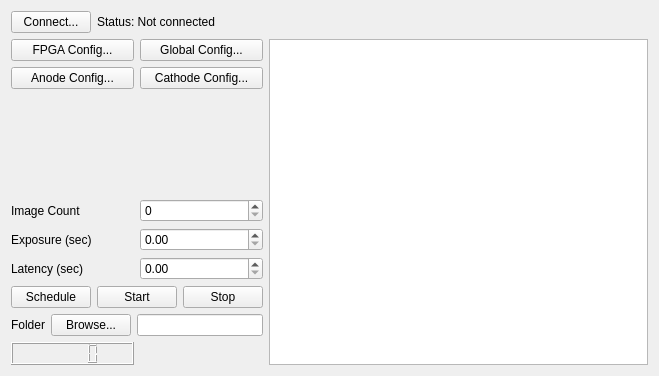
<?xml version="1.0" encoding="UTF-8"?>
<ui version="4.0">
 <class>SystemForm</class>
 <widget class="QWidget" name="SystemForm">
  <property name="geometry">
   <rect>
    <x>0</x>
    <y>0</y>
    <width>659</width>
    <height>376</height>
   </rect>
  </property>
  <property name="windowTitle">
   <string>Form</string>
  </property>
  <layout class="QVBoxLayout" name="verticalLayout">
   <item>
    <layout class="QFormLayout" name="formLayout">
     <item row="0" column="0">
      <widget class="QPushButton" name="connectButton">
       <property name="text">
        <string>Connect...</string>
       </property>
      </widget>
     </item>
     <item row="0" column="1">
      <widget class="QLabel" name="label">
       <property name="text">
        <string>Status: Not connected</string>
       </property>
      </widget>
     </item>
    </layout>
   </item>
   <item>
    <layout class="QHBoxLayout" name="horizontalLayout">
     <item>
      <layout class="QVBoxLayout" name="verticalLayout_2">
       <item>
        <layout class="QGridLayout" name="gridLayout_2">
         <item row="0" column="0">
          <widget class="QPushButton" name="fpgaButton">
           <property name="text">
            <string>FPGA Config...</string>
           </property>
          </widget>
         </item>
         <item row="0" column="1">
          <widget class="QPushButton" name="configButton">
           <property name="text">
            <string>Global Config...</string>
           </property>
          </widget>
         </item>
         <item row="1" column="0">
          <widget class="QPushButton" name="anodeButton">
           <property name="text">
            <string>Anode Config...</string>
           </property>
          </widget>
         </item>
         <item row="1" column="1">
          <widget class="QPushButton" name="cathodeButton">
           <property name="text">
            <string>Cathode Config...</string>
           </property>
          </widget>
         </item>
        </layout>
       </item>
       <item>
        <spacer name="verticalSpacer">
         <property name="orientation">
          <enum>Qt::Vertical</enum>
         </property>
         <property name="sizeHint" stdset="0">
          <size>
           <width>20</width>
           <height>40</height>
          </size>
         </property>
        </spacer>
       </item>
       <item>
        <layout class="QGridLayout" name="gridLayout">
         <item row="1" column="0">
          <widget class="QLabel" name="label_3">
           <property name="toolTip">
            <string>The duration of time over which each image is taken</string>
           </property>
           <property name="text">
            <string>Exposure (sec)</string>
           </property>
          </widget>
         </item>
         <item row="2" column="0">
          <widget class="QLabel" name="label_4">
           <property name="toolTip">
            <string>The time between consecutive images</string>
           </property>
           <property name="text">
            <string>Latency (sec)</string>
           </property>
          </widget>
         </item>
         <item row="3" column="0" colspan="2">
          <layout class="QHBoxLayout" name="horizontalLayout_2">
           <item>
            <widget class="QPushButton" name="pushButton_3">
             <property name="text">
              <string>Schedule</string>
             </property>
            </widget>
           </item>
           <item>
            <widget class="QPushButton" name="pushButton_2">
             <property name="text">
              <string>Start</string>
             </property>
            </widget>
           </item>
           <item>
            <widget class="QPushButton" name="pushButton_4">
             <property name="text">
              <string>Stop</string>
             </property>
            </widget>
           </item>
          </layout>
         </item>
         <item row="2" column="1">
          <widget class="QDoubleSpinBox" name="doubleSpinBox_3"/>
         </item>
         <item row="1" column="1">
          <widget class="QDoubleSpinBox" name="doubleSpinBox_2"/>
         </item>
         <item row="4" column="0" colspan="2">
          <layout class="QHBoxLayout" name="horizontalLayout_3">
           <item>
            <widget class="QLabel" name="label_5">
             <property name="text">
              <string>Folder</string>
             </property>
            </widget>
           </item>
           <item>
            <widget class="QPushButton" name="browseButton">
             <property name="text">
              <string>Browse...</string>
             </property>
            </widget>
           </item>
           <item>
            <widget class="QLineEdit" name="browseLineEdit"/>
           </item>
          </layout>
         </item>
         <item row="0" column="0">
          <widget class="QLabel" name="label_2">
           <property name="toolTip">
            <string>The total number of images that will be taken</string>
           </property>
           <property name="whatsThis">
            <string/>
           </property>
           <property name="text">
            <string>Image Count</string>
           </property>
          </widget>
         </item>
         <item row="0" column="1">
          <widget class="QSpinBox" name="spinBox"/>
         </item>
         <item row="5" column="0">
          <layout class="QHBoxLayout" name="horizontalLayout_4">
           <item>
            <widget class="QLCDNumber" name="lcdNumber"/>
           </item>
          </layout>
         </item>
        </layout>
       </item>
      </layout>
     </item>
     <item>
      <widget class="QGraphicsView" name="graphicsView"/>
     </item>
    </layout>
   </item>
  </layout>
 </widget>
 <resources/>
 <connections/>
</ui>
